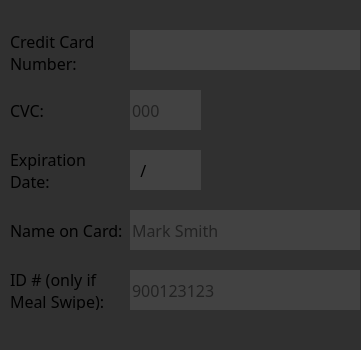
         <widget class="QGroupBox" name="groupBox_14">
          <property name="minimumSize">
           <size>
            <width>0</width>
            <height>350</height>
           </size>
          </property>
          <property name="maximumSize">
           <size>
            <width>361</width>
            <height>350</height>
           </size>
          </property>
          <property name="styleSheet">
           <string notr="true">background-color: rgb(48, 48, 48);
border:0;</string>
          </property>
          <property name="title">
           <string/>
          </property>
          <widget class="QLabel" name="label">
           <property name="geometry">
            <rect>
             <x>10</x>
             <y>30</y>
             <width>131</width>
             <height>40</height>
            </rect>
           </property>
           <property name="font">
            <font>
             <family>Nirmala UI Semilight</family>
             <pointsize>12</pointsize>
            </font>
           </property>
           <property name="text">
            <string>&lt;html&gt;&lt;head/&gt;&lt;body&gt;&lt;p&gt;Credit Card Number:&lt;/p&gt;&lt;/body&gt;&lt;/html&gt;</string>
           </property>
           <property name="wordWrap">
            <bool>true</bool>
           </property>
          </widget>
          <widget class="QLineEdit" name="CreditNumLine">
           <property name="geometry">
            <rect>
             <x>130</x>
             <y>30</y>
             <width>230</width>
             <height>40</height>
            </rect>
           </property>
           <property name="font">
            <font>
             <family>Nirmala UI Semilight</family>
             <pointsize>14</pointsize>
            </font>
           </property>
           <property name="styleSheet">
            <string notr="true">background-color: rgb(66, 66, 66);</string>
           </property>
           <property name="text">
            <string/>
           </property>
           <property name="placeholderText">
            <string/>
           </property>
          </widget>
          <widget class="QLabel" name="label_2">
           <property name="geometry">
            <rect>
             <x>10</x>
             <y>90</y>
             <width>131</width>
             <height>40</height>
            </rect>
           </property>
           <property name="font">
            <font>
             <family>Nirmala UI Semilight</family>
             <pointsize>12</pointsize>
            </font>
           </property>
           <property name="text">
            <string>CVC:</string>
           </property>
          </widget>
          <widget class="QLineEdit" name="CVCLine">
           <property name="geometry">
            <rect>
             <x>130</x>
             <y>90</y>
             <width>71</width>
             <height>40</height>
            </rect>
           </property>
           <property name="font">
            <font>
             <family>Nirmala UI Semilight</family>
             <pointsize>12</pointsize>
            </font>
           </property>
           <property name="styleSheet">
            <string notr="true">background-color: rgb(66, 66, 66);</string>
           </property>
           <property name="inputMask">
            <string/>
           </property>
           <property name="maxLength">
            <number>3</number>
           </property>
           <property name="placeholderText">
            <string>000</string>
           </property>
          </widget>
          <widget class="QLabel" name="label_3">
           <property name="geometry">
            <rect>
             <x>10</x>
             <y>210</y>
             <width>131</width>
             <height>40</height>
            </rect>
           </property>
           <property name="font">
            <font>
             <family>Nirmala UI Semilight</family>
             <pointsize>12</pointsize>
            </font>
           </property>
           <property name="text">
            <string>Name on Card:</string>
           </property>
          </widget>
          <widget class="QLineEdit" name="CardNameLine">
           <property name="geometry">
            <rect>
             <x>130</x>
             <y>210</y>
             <width>230</width>
             <height>40</height>
            </rect>
           </property>
           <property name="font">
            <font>
             <family>Nirmala UI Semilight</family>
             <pointsize>12</pointsize>
            </font>
           </property>
           <property name="styleSheet">
            <string notr="true">background-color: rgb(66, 66, 66);</string>
           </property>
           <property name="inputMask">
            <string/>
           </property>
           <property name="text">
            <string/>
           </property>
           <property name="placeholderText">
            <string>Mark Smith</string>
           </property>
          </widget>
          <widget class="QLabel" name="label_14">
           <property name="geometry">
            <rect>
             <x>10</x>
             <y>270</y>
             <width>101</width>
             <height>40</height>
            </rect>
           </property>
           <property name="font">
            <font>
             <family>Nirmala UI Semilight</family>
             <pointsize>12</pointsize>
            </font>
           </property>
           <property name="text">
            <string>ID # (only if Meal Swipe):</string>
           </property>
           <property name="wordWrap">
            <bool>true</bool>
           </property>
          </widget>
          <widget class="QLineEdit" name="IDNumLine">
           <property name="geometry">
            <rect>
             <x>130</x>
             <y>270</y>
             <width>230</width>
             <height>40</height>
            </rect>
           </property>
           <property name="font">
            <font>
             <family>Nirmala UI Semilight</family>
             <pointsize>12</pointsize>
            </font>
           </property>
           <property name="styleSheet">
            <string notr="true">background-color: rgb(66, 66, 66);</string>
           </property>
           <property name="inputMask">
            <string/>
           </property>
           <property name="maxLength">
            <number>9</number>
           </property>
           <property name="placeholderText">
            <string>900123123</string>
           </property>
          </widget>
          <widget class="QLabel" name="label_25">
           <property name="geometry">
            <rect>
             <x>10</x>
             <y>150</y>
             <width>101</width>
             <height>40</height>
            </rect>
           </property>
           <property name="font">
            <font>
             <family>Nirmala UI Semilight</family>
             <pointsize>12</pointsize>
            </font>
           </property>
           <property name="text">
            <string>Expiration Date: </string>
           </property>
           <property name="wordWrap">
            <bool>true</bool>
           </property>
          </widget>
          <widget class="QLineEdit" name="ExpLine">
           <property name="geometry">
            <rect>
             <x>130</x>
             <y>150</y>
             <width>71</width>
             <height>40</height>
            </rect>
           </property>
           <property name="font">
            <font>
             <family>Nirmala UI Semilight</family>
             <pointsize>12</pointsize>
            </font>
           </property>
           <property name="styleSheet">
            <string notr="true">background-color: rgb(66, 66, 66);</string>
           </property>
           <property name="inputMask">
            <string>##/##</string>
           </property>
           <property name="maxLength">
            <number>5</number>
           </property>
           <property name="placeholderText">
            <string/>
           </property>
          </widget>
         </widget>
